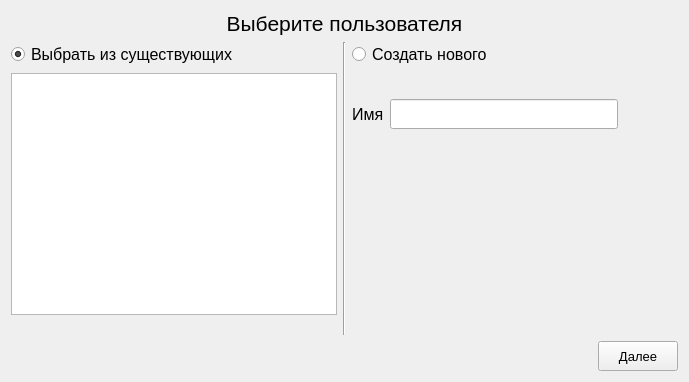
<?xml version="1.0" encoding="UTF-8"?>
<ui version="4.0">
 <class>Profile</class>
 <widget class="QWidget" name="Profile">
  <property name="geometry">
   <rect>
    <x>0</x>
    <y>0</y>
    <width>689</width>
    <height>382</height>
   </rect>
  </property>
  <property name="windowTitle">
   <string>Form</string>
  </property>
  <property name="styleSheet">
   <string notr="true"/>
  </property>
  <layout class="QVBoxLayout" name="verticalLayout_3">
   <item>
    <widget class="QLabel" name="label">
     <property name="sizePolicy">
      <sizepolicy hsizetype="Preferred" vsizetype="Preferred">
       <horstretch>0</horstretch>
       <verstretch>0</verstretch>
      </sizepolicy>
     </property>
     <property name="font">
      <font>
       <pointsize>16</pointsize>
      </font>
     </property>
     <property name="styleSheet">
      <string notr="true"/>
     </property>
     <property name="text">
      <string>Выберите пользователя</string>
     </property>
     <property name="alignment">
      <set>Qt::AlignCenter</set>
     </property>
    </widget>
   </item>
   <item>
    <layout class="QHBoxLayout" name="horizontalLayout_2">
     <item>
      <layout class="QVBoxLayout" name="verticalLayout_2">
       <item>
        <widget class="QRadioButton" name="radioButtonSelect">
         <property name="enabled">
          <bool>true</bool>
         </property>
         <property name="font">
          <font>
           <pointsize>12</pointsize>
          </font>
         </property>
         <property name="styleSheet">
          <string notr="true"/>
         </property>
         <property name="text">
          <string>Выбрать из существующих</string>
         </property>
         <property name="checked">
          <bool>true</bool>
         </property>
        </widget>
       </item>
       <item>
        <widget class="QListWidget" name="listWidgetSelection">
         <property name="styleSheet">
          <string notr="true"/>
         </property>
        </widget>
       </item>
       <item>
        <spacer name="verticalSpacer_3">
         <property name="orientation">
          <enum>Qt::Vertical</enum>
         </property>
         <property name="sizeType">
          <enum>QSizePolicy::Preferred</enum>
         </property>
         <property name="sizeHint" stdset="0">
          <size>
           <width>20</width>
           <height>20</height>
          </size>
         </property>
        </spacer>
       </item>
      </layout>
     </item>
     <item>
      <widget class="Line" name="line">
       <property name="orientation">
        <enum>Qt::Vertical</enum>
       </property>
      </widget>
     </item>
     <item>
      <layout class="QVBoxLayout" name="verticalLayout">
       <item>
        <widget class="QRadioButton" name="radioButtonNew">
         <property name="font">
          <font>
           <pointsize>12</pointsize>
          </font>
         </property>
         <property name="styleSheet">
          <string notr="true"/>
         </property>
         <property name="text">
          <string>Создать нового</string>
         </property>
        </widget>
       </item>
       <item>
        <spacer name="verticalSpacer_2">
         <property name="orientation">
          <enum>Qt::Vertical</enum>
         </property>
         <property name="sizeType">
          <enum>QSizePolicy::Preferred</enum>
         </property>
         <property name="sizeHint" stdset="0">
          <size>
           <width>20</width>
           <height>40</height>
          </size>
         </property>
        </spacer>
       </item>
       <item>
        <layout class="QHBoxLayout" name="horizontalLayout">
         <item>
          <widget class="QLabel" name="label_2">
           <property name="font">
            <font>
             <pointsize>12</pointsize>
            </font>
           </property>
           <property name="styleSheet">
            <string notr="true"/>
           </property>
           <property name="text">
            <string>Имя</string>
           </property>
          </widget>
         </item>
         <item>
          <widget class="QLineEdit" name="name">
           <property name="minimumSize">
            <size>
             <width>60</width>
             <height>30</height>
            </size>
           </property>
           <property name="styleSheet">
            <string notr="true"/>
           </property>
          </widget>
         </item>
         <item>
          <spacer name="horizontalSpacer_2">
           <property name="orientation">
            <enum>Qt::Horizontal</enum>
           </property>
           <property name="sizeType">
            <enum>QSizePolicy::Minimum</enum>
           </property>
           <property name="sizeHint" stdset="0">
            <size>
             <width>60</width>
             <height>20</height>
            </size>
           </property>
          </spacer>
         </item>
        </layout>
       </item>
       <item>
        <spacer name="verticalSpacer">
         <property name="orientation">
          <enum>Qt::Vertical</enum>
         </property>
         <property name="sizeHint" stdset="0">
          <size>
           <width>20</width>
           <height>220</height>
          </size>
         </property>
        </spacer>
       </item>
      </layout>
     </item>
    </layout>
   </item>
   <item>
    <layout class="QHBoxLayout" name="horizontalLayout_3">
     <item>
      <spacer name="horizontalSpacer">
       <property name="orientation">
        <enum>Qt::Horizontal</enum>
       </property>
       <property name="sizeHint" stdset="0">
        <size>
         <width>40</width>
         <height>20</height>
        </size>
       </property>
      </spacer>
     </item>
     <item>
      <widget class="QPushButton" name="pushButton">
       <property name="sizePolicy">
        <sizepolicy hsizetype="Minimum" vsizetype="Minimum">
         <horstretch>0</horstretch>
         <verstretch>0</verstretch>
        </sizepolicy>
       </property>
       <property name="minimumSize">
        <size>
         <width>0</width>
         <height>30</height>
        </size>
       </property>
       <property name="font">
        <font>
         <pointsize>10</pointsize>
        </font>
       </property>
       <property name="styleSheet">
        <string notr="true"/>
       </property>
       <property name="text">
        <string>Далее</string>
       </property>
      </widget>
     </item>
    </layout>
   </item>
  </layout>
 </widget>
 <resources/>
 <connections/>
</ui>
